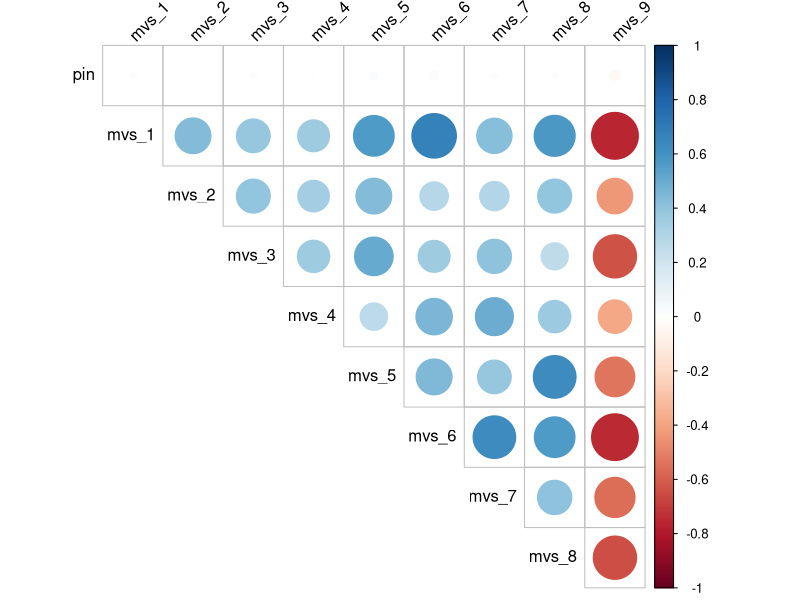
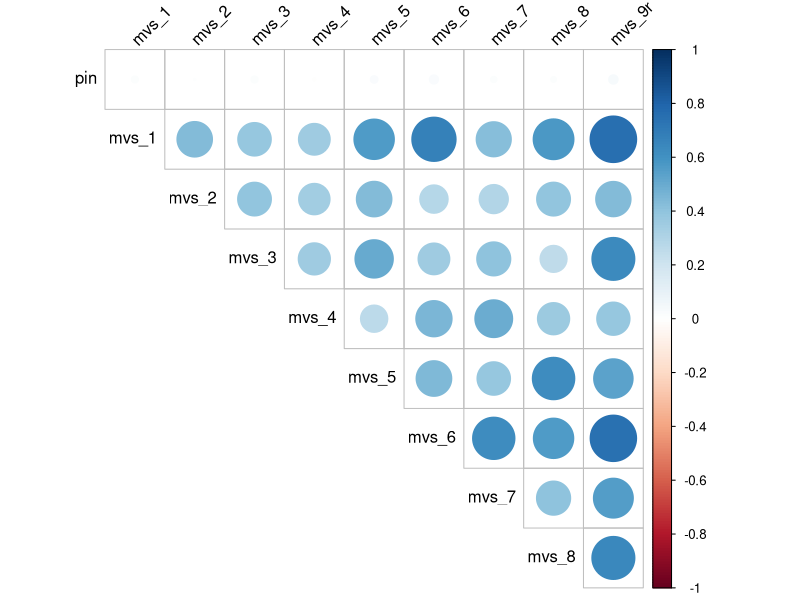

These charts were generated, in order, by the following R code:
## ---- chunk 1

# Load package
library(tidyverse)

# Read in the data
dataset <- read_csv("SWB.csv")

# Create subset with the required variables and call it MVS
MVS <- dataset %>% 
  select(pin, mvs_1:mvs_9)

# Check that the subset gives you what you want
glimpse(MVS)

## ---- chunk 2

# cor() tells R to calculate the correlations for each pair of items/variables in the dataframe
cor(MVS) 

## ---- chunk 3

# Alternative
cor.output <- data.frame(cor(MVS))

## ---- chunk 4

# Load package (remember to install package before loading package)
library(corrplot)

# Produce the correlation plot
corrplot(cor(MVS), 
         type = "upper", # we only want the correlations reflected in the upper triangle (because the lower triangle and upper triangle will give us the same result, choosing one or the other helps reduce clutter)
         tl.col="black",  # text label colour = black
         tl.srt = 45,  # rotate the text label by 45 degrees for readability
         diag = FALSE)  # do not show the diagonal, which is essentially the correlations of the variables with themselves. Removing this will help reduce clutter in the output

## ---- chunk 5

# Recode mvs_9 by creating a new variable called mvs_9r
MVS <- MVS %>%              		 
  mutate(mvs_9r = 5 + 1 - mvs_9)

# Check mvs_9 is correctly recoded for the first 6 rows
# A 1 on mvs_9 should be a 5 on mvs_9r, 2 should be a 4, and so on
MVS %>% 
  select(mvs_9, mvs_9r) %>% 
  head(6)

## ---- chunk 6

# Drop mvs_9
MVS <- MVS %>%              		 
  select(pin, mvs_1:mvs_8, mvs_9r)

# Examine the correlation matrix
cor(MVS)

# Produce the correlation plot
corrplot(cor(MVS), type = "upper", tl.col="black", tl.srt = 45, diag = FALSE)

## ---- chunk 7

MVS <- MVS %>% 
  select(mvs_1:mvs_8, mvs_9r)

psych::alpha(MVS) 

## ---- chunk 8

MVS <- MVS %>%
  mutate(MVS_avg = rowMeans(across(c(mvs_1:mvs_8, mvs_9r)))) # calculate the average MVS score across the set of 9 items and call the average MVS_avg

